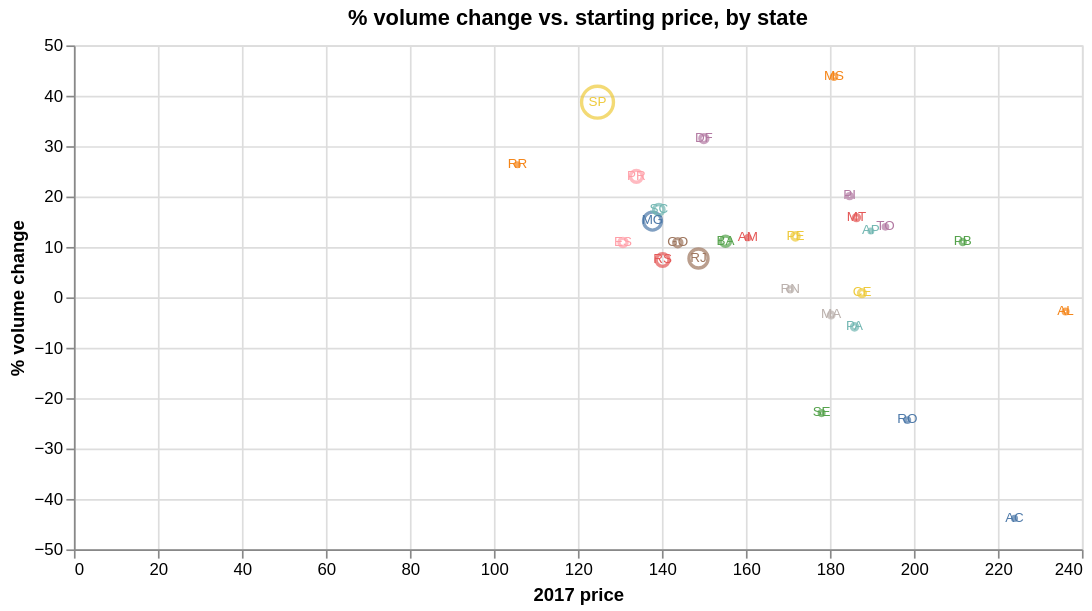

Notebook source saved alongside this figure:
### Code cell
reference_price_and_volume = (
    totals_by_state.filter(pl.col("KPI") == "Total products sold ('000)")
    .select(
        pl.col("customer_state"),
        pl.col("% change").alias("volume_change, %"),
        pl.col("2017").alias("Volume 2017"),
    )
    .join(
        totals_by_state.filter(pl.col("KPI") == "Average price").select(
            pl.col("customer_state"), pl.col("2017").alias("2017 price")
        ),
        on="customer_state",
    )
)
c = alt.Chart(reference_price_and_volume).encode(
    alt.X("2017 price"),
    alt.Y("volume_change, %", title="% volume change"),
    alt.Color("customer_state", legend=None),
    alt.Tooltip("customer_state"),
    alt.Text("customer_state"),
)

(
    c.mark_point().encode(
        alt.Size("Volume 2017", legend=None),
    )
    + c.mark_text(size=8)
).properties(width=600, title="% volume change vs. starting price, by state")

### Figure 1 — Vega-Lite specification as saved in the notebook (floating-point values rounded to 4 significant figures)
{"config": {"view": {"continuousWidth": 300, "continuousHeight": 300}}, "layer": [{"mark": {"type": "point"}, "encoding": {"color": {"field": "customer_state", "legend": null, "type": "nominal"}, "size": {"field": "Volume 2017", "legend": null, "type": "quantitative"}, "text": {"field": "customer_state", "type": "nominal"}, "tooltip": {"field": "customer_state", "type": "nominal"}, "x": {"field": "2017 price", "type": "quantitative"}, "y": {"field": "volume_change, %", "title": "% volume change", "type": "quantitative"}}}, {"mark": {"type": "text", "size": 8}, "encoding": {"color": {"field": "customer_state", "legend": null, "type": "nominal"}, "text": {"field": "customer_state", "type": "nominal"}, "tooltip": {"field": "customer_state", "type": "nominal"}, "x": {"field": "2017 price", "type": "quantitative"}, "y": {"field": "volume_change, %", "title": "% volume change", "type": "quantitative"}}}], "data": {"name": "data-888736efe592c644ffec528da8363bbd"}, "title": "% volume change vs. starting price, by state", "width": 600, "$schema": "https://vega.github.io/schema/vega-lite/v5.16.3.json", "datasets": {"data-888736efe592c644ffec528da8363bbd": [{"customer_state": "MG", "volume_change, %": 15.13, "Volume 2017": 5.901, "2017 price": 137.8}, {"customer_state": "MA", "volume_change, %": -3.518, "Volume 2017": 0.398, "2017 price": 180.3}, {"customer_state": "PI", "volume_change, %": 20.09, "Volume 2017": 0.234, "2017 price": 184.7}, {"customer_state": "AP", "volume_change, %": 13.16, "Volume 2017": 0.038, "2017 price": 189.8}, {"customer_state": "AC", "volume_change, %": -43.86, "Volume 2017": 0.057, "2017 price": 223.9}, {"customer_state": "SC", "volume_change, %": 17.4, "Volume 2017": 1.851, "2017 price": 139.3}, {"customer_state": "DF", "volume_change, %": 31.5, "Volume 2017": 1.0, "2017 price": 150.0}, {"customer_state": "MT", "volume_change, %": 15.82, "Volume 2017": 0.474, "2017 price": 186.3}, {"customer_state": "RR", "volume_change, %": 26.32, "Volume 2017": 0.019, "2017 price": 105.6}, {"customer_state": "BA", "volume_change, %": 11.14, "Volume 2017": 1.715, "2017 price": 155.1}, {"customer_state": "CE", "volume_change, %": 0.8584, "Volume 2017": 0.699, "2017 price": 187.6}, {"customer_state": "PB", "volume_change, %": 10.99, "Volume 2017": 0.273, "2017 price": 211.6}, {"customer_state": "PE", "volume_change, %": 12.11, "Volume 2017": 0.809, "2017 price": 171.8}, {"customer_state": "RJ", "volume_change, %": 7.705, "Volume 2017": 6.684, "2017 price": 148.7}, {"customer_state": "GO", "volume_change, %": 10.84, "Volume 2017": 1.052, "2017 price": 143.8}, {"customer_state": "PR", "volume_change, %": 24.01, "Volume 2017": 2.474, "2017 price": 133.9}, {"customer_state": "AL", "volume_change, %": -2.804, "Volume 2017": 0.214, "2017 price": 236.1}, {"customer_state": "RS", "volume_change, %": 7.406, "Volume 2017": 2.903, "2017 price": 140.2}, {"customer_state": "MS", "volume_change, %": 43.77, "Volume 2017": 0.329, "2017 price": 181.0}, {"customer_state": "PA", "volume_change, %": -5.849, "Volume 2017": 0.53, "2017 price": 185.9}, {"customer_state": "TO", "volume_change, %": 13.99, "Volume 2017": 0.143, "2017 price": 193.2}, {"customer_state": "SE", "volume_change, %": -22.97, "Volume 2017": 0.209, "2017 price": 178.0}, {"customer_state": "RN", "volume_change, %": 1.581, "Volume 2017": 0.253, "2017 price": 170.6}, {"customer_state": "SP", "volume_change, %": 38.73, "Volume 2017": 19.14, "2017 price": 124.7}, {"customer_state": "ES", "volume_change, %": 10.91, "Volume 2017": 1.045, "2017 price": 130.7}, {"customer_state": "AM", "volume_change, %": 11.84, "Volume 2017": 0.076, "2017 price": 160.5}, {"customer_state": "RO", "volume_change, %": -24.34, "Volume 2017": 0.152, "2017 price": 198.4}]}}
